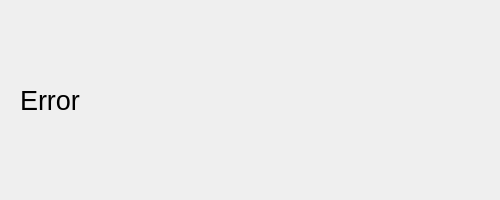
<?xml version="1.0" encoding="UTF-8"?>
<ui version="4.0">
 <class>Error</class>
 <widget class="QDialog" name="Error">
  <property name="geometry">
   <rect>
    <x>0</x>
    <y>0</y>
    <width>500</width>
    <height>200</height>
   </rect>
  </property>
  <property name="windowTitle">
   <string>Dialog</string>
  </property>
  <widget class="QLabel" name="label">
   <property name="geometry">
    <rect>
     <x>20</x>
     <y>20</y>
     <width>460</width>
     <height>160</height>
    </rect>
   </property>
   <property name="font">
    <font>
     <pointsize>20</pointsize>
    </font>
   </property>
   <property name="text">
    <string>Error</string>
   </property>
  </widget>
 </widget>
 <resources/>
 <connections/>
</ui>
